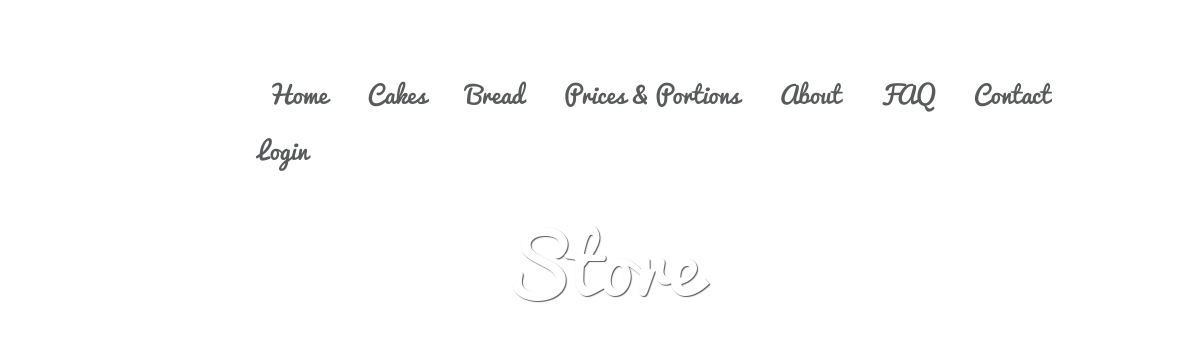
Page /store_dynamic.php on the earlier database version.
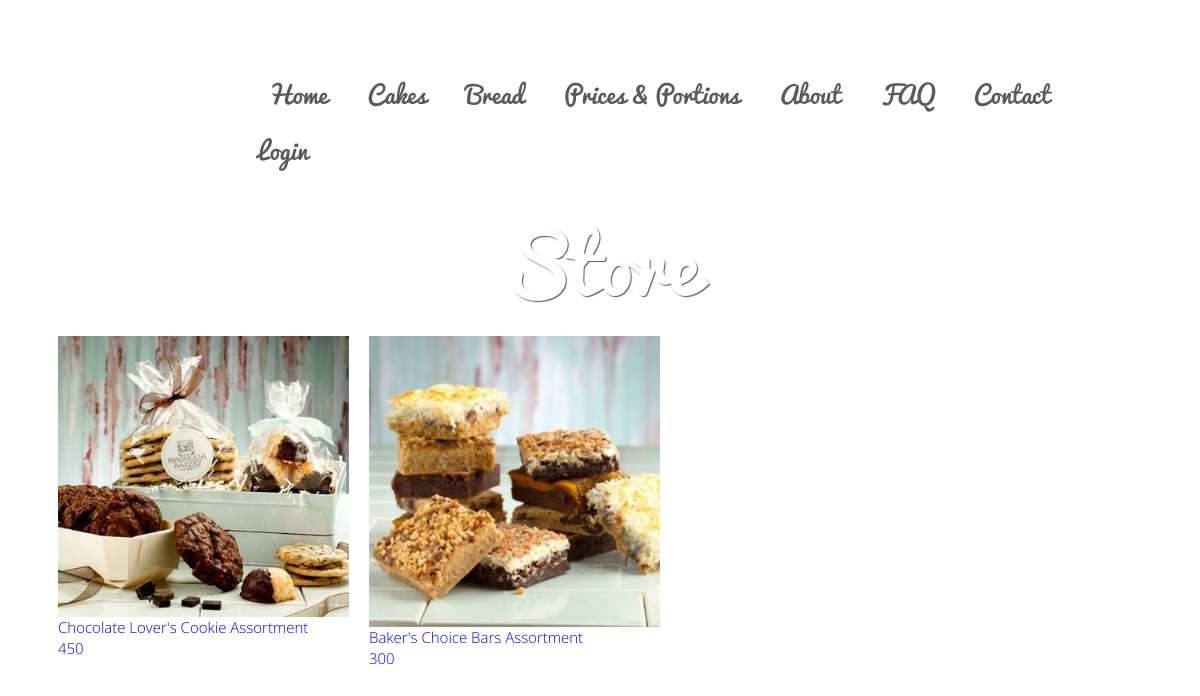
Same page on the later database version.
### tables this page shows
CREATE TABLE `store_cakes_tbl` (
  `ID` int(10) unsigned NOT NULL,
  `Name` varchar(75) NOT NULL,
  `Price` int(10) NOT NULL,
  `ImageBasePath` varchar(75) NOT NULL,
  `Details` text NOT NULL
);

### dbinterface.php (called while the page is built, shortened)
<?php
  class PDO_handle extends \PDO
  {
      private static $data_sources = [
        "users" => "edd.users_tbl",
        "store-cakes" => "edd.store_cakes_tbl",
      ];
      private static $data_source_fieldset = [
        "users" => array("UserID", "FirstName", "LastName", "Username", "Password"),
        "store-cakes" => array("ID", "Name", "Price", "ImageBasePath", "Details"),
      ];
      private $data_route;
      public function __construct() {
          $this->data_route = static::$data_sources['users'];
      }
      private function resolve_field($indexes) {
          if( !(($indexes == "*") || ($indexes == " ")) ) {
              $fields = "";
              $sourcePathName = array_search($this->data_route, static::$data_sources);
              foreach( explode(" ", $indexes) as $thisIndex ) {
                  $fields .= static::$data_source_fieldset[ $sourcePathName ][ $thisIndex ] . ",";
              }
              $fields = trim($fields, ",");
          } else {
              $fields = $indexes;
          }
          return $fields;
      }
      private function resolve_conditions($conditionArray) {
          $condition = "";
          return $condition;
      }
      public function set_target($target) {
          $this->data_route = static::$data_sources[$target];
      }
      public function pull($fieldset = "*", $conditionArray = [], &$result = null) {
          $fieldset = self::resolve_field($fieldset);
          $conditions = self::resolve_conditions($conditionArray);
          $stmt = $this->prepare('SELECT ' . $fieldset . ' FROM ' . $this->data_route . $conditions);
          $stmt->execute();
          $record = $stmt->fetchAll(\PDO::FETCH_BOTH);
          return $record;
      }
  }

### store_dynamic.php (the view, shortened to what this page needs)
<!DOCTYPE html>
<html lang="en">
<head>
  <link rel="stylesheet" href="css/display.css" />
  <link rel="stylesheet" href="css/typography.css" />
  <link rel="stylesheet" href="css/nav.css" />
  <link rel="stylesheet" href="css/grids.css" />
  <link rel="stylesheet" href="css/glyphs.css" />
  <link rel="stylesheet" href="css/dropdown.css" />
  <link rel="stylesheet" href="css/store.css" />
</head>
<body>
  <div class="page-content">
    <?php
    require_once('header.php');
    ?>
    <div class="jumbotron">
      <div class="container">
        <h1>Store</h1>
      </div>
    </div>
    <ul class="showcase">
    <?php
    require_once('dbinterface.php');
    $db_handle = new dbinterface\PDO_handle();
    $db_handle->set_target("store-cakes");
    $products = $db_handle->pull("1 2 3");
    function resolve_img($base) {
      $src = "res/products/$base/1";
      $src .= file_exists($src . ".jpg") ? ".jpg" : ".png";
      return $src;
    }
    function print_product($pro_name, $pro_price, $img_res) {
        $pre = '<li class="store-item"><div class=""><a class="" href="#"><div class=""><div class=""><div class="">';
        $mid = '<img alt=' . $pro_name . 'class="tile" src=' . $img_res . ">";
        $mid .= '</div></div><div class="hover_actions"><div class="">Details</div><div class="">Add To Cart</div></div></div><div class="">';
        $mid .= '<div class="">' . $pro_name . '</div><div class="price-container"><div class="price">' . $pro_price;
        $suf = '</div></div></div></a></div></li>';
        printf("%s%s%s", $pre, $mid, $suf);
    }
    $i = count($products);
    while($i) {
        $pro_name = $products[$i - 1]["Name"];
        $pro_price = $products[$i - 1]["Price"];
        $img_src = resolve_img($products[$i - 1]["ImageBasePath"]);
        print_product($pro_name, $pro_price, $img_src);
        $i--;
    }
    ?>
    </ul>
  </div>
</body>
</html>

### header.php (shortened to what this page needs)
<header class="navbar" role="navigation">
  <div class="container">
    <div class="navbar-header">
      </div>
    <div id="contact">
    </div>
    <div class="nav-menu">
      <ul class="nav navbar-nav">
        <li>
          <a href="/">Home</a>
        </li>
        <li class="dropdown">
          <a href="#" class="dropdown-toggle">
            Cakes
          </a>
        </li>
        <li>
          <a href="#">Bread</a>
        </li>
        <li>
          <a href="#">Prices & Portions</a>
        </li>
        <li>
          <a href="#">About</a>
        </li>
        <li>
          <a href="#">FAQ</a>
        </li>
        <li>
          <a href="#">Contact</a>
        </li>
      </ul>
      <ul class="nav navbar-nav navbar-right dropdown">
        <li class="nav-login">
          <a href="#">Login</a>
        </li>
      </ul>
    </div>
  </div>
</header>

### css/display.css (style rules this page uses)
h1, h2, h3 { font-family: 'Pacifico',cursive; line-height: 1.1; color: inherit; font-weight: 400; margin-top: 20px; margin-bottom: 20px; }
body { overflow-x: hidden; }
.jumbotron { color: #fff; font-weight: 400; line-height: 1.5; text-align: center; text-shadow: 1px 1px 1px #585a5c; }
.jumbotron h1 { font-size: 80px; font-weight: 400; }
.container { padding-left: 15px; padding-right: 15px; margin-top: auto; margin-bottom: auto; }
a { background-color: transparent; }
img { vertical-align: middle; }

### css/typography.css (style rules this page uses)
body { font-family: 'Open Sans',Helvetica,Arial,sans-serif; font-size: 18px; font-weight: 300; line-height: 1.42857143; color: #585a5c; background-color: #fff }

### css/nav.css (style rules this page uses)
a { text-decoration: none; }
header { height: 190px; font-family: 'Pacifico', cursive }
header a { font-size: 24px; }
header a:link, header a:visited { color: #585a5c }
header #contact { width: 380px; height: 61px; }
div.nav-menu > .nav { margin-left: 90px; }
.nav { margin-bottom: 0; padding-left: 0; list-style: none; }
.nav > li { position: relative; display: block; }
.nav > li > a { position: relative; display: block; padding-top: 15px; padding-right: 20px; padding-left: 20px; padding-bottom: 15px; }
.navbar { position: relative; min-height: 50px; }
.navbar-right { position: absolute; right: 10px; }
.navbar-header { width: 165px; height: 180px; float: left; }
.container > .navbar-header { margin-right: -15px; margin-left: -15px; }
.navbar-nav { margin: 7.5px -15px; }
.navbar-nav > li { float: left; }
.navbar-nav > li > a { padding-top: 10px; padding-bottom: 10px; line-height: 20px; }
@media (min-width: 768px) { .navbar-nav { display: inline-block; margin-top: 0px; margin-left: auto; margin-right: auto; margin-bottom: 0px; } }
@media (min-width: 768px) { .navbar-nav > li > a { padding-top: 15px; padding-bottom: 15px; } }
.nav::before, .nav::after, .navbar::before, .navbar::after, .navbar-header::before, .navbar-header::after, { content: " "; display: table; }
.nav::after, .navbar::after, .navbar-header::after { clear: both; }

### css/dropdown.css (style rules this page uses)
.dropdown { position: relative; }

### css/store.css (style rules this page uses)
.showcase { list-style-type: none; }
.store-item { font-size: 15px; width: 291px; height: 291px; padding: 10px; margin-bottom: 25px; float: left; border-image-slice: 100%; }
.store-item img { border-image-slice: 100%; width: 100%; height: auto; }

Differences in the rows shown:
added store_cakes_tbl: ImageBasePath (picture), Name "Chocolate Lover's Cookie Assortment", Price "450"
added store_cakes_tbl: ImageBasePath (picture), Name "Baker's Choice Bars Assortment", Price "300"
